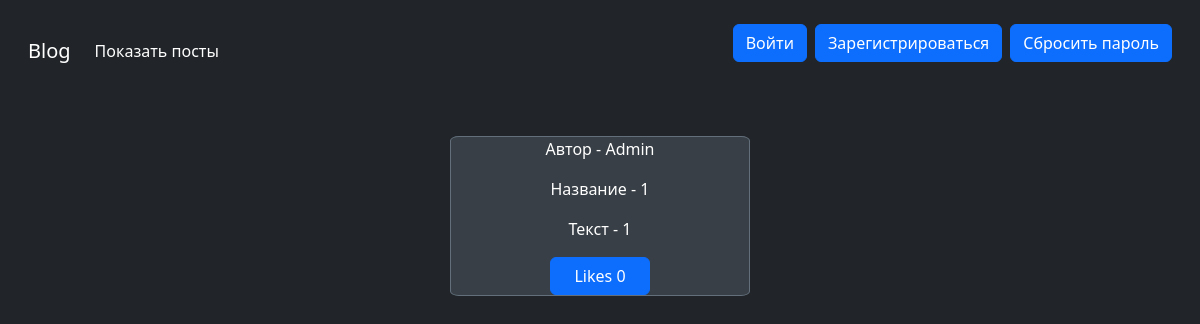
/post/1, run on an earlier commit of the app's database.
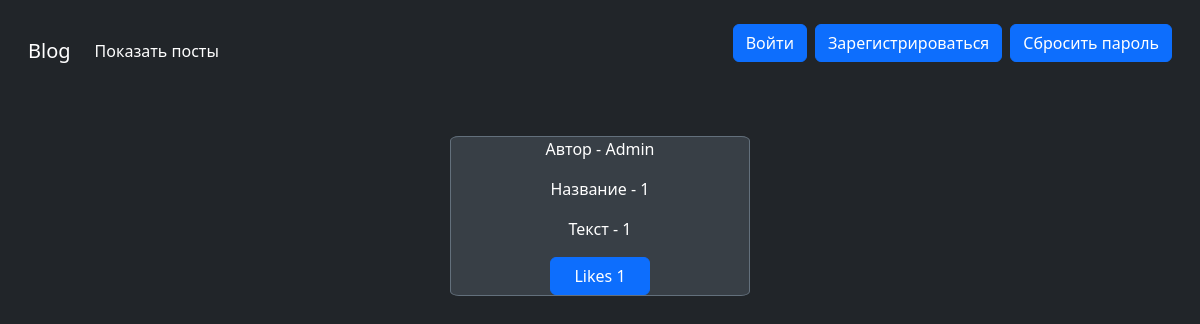
And on a later commit of the database.
### Posts/models.py (models this page shows, shortened)
class Post(models.Model):
    Author = models.ForeignKey(User, on_delete=models.CASCADE)
    Title = models.CharField(max_length=50)
    Text = models.TextField()
    Likes = models.PositiveIntegerField(default=0)

### Posts/views.py (the view)
# urls.py: path('post/<int:id>', show_post_page, name="post"),
def show_post_page(request, id):
    if request.method == "POST":
        post = Post.objects.get(pk=id)
        post.Likes += 1
        post.save()
    context = {"Post": Post.objects.get(pk=id)}
    return render(request, "Posts/post.html", context=context)

### Posts/templates/Posts/post.html (shortened to what this page needs)
{% extends "Posts/base.html" %}
{% block content %}
<form method="post">
    <div style="display: flex; flex-direction: column; margin: auto; margin-top: 50px; border: 1px solid #63707c; width: 300px; border-radius: 3%; background-color: #383f46;">
        <p>Автор - {{Post.Author}}</p>
        <p>Название - {{Post.Title}}</p>
        <p>Текст - {{Post.Text}}</p>
        <button class="btn btn-primary" type="submit" style="width:100px; align-self:center">Likes {{Post.Likes}}</button>
    </div>
</form>
{% endblock %}

What changed in the data, as far as the page shows it:
changed Post "Admin": Likes "0" → "1"
